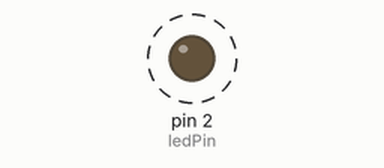
Simulated run of this sketch. Board: Arduino Uno, built with avr-gcc and run on an emulated ATmega328P. On the bench: output pins drawn as LEDs (lit = HIGH). Dashed ring = blinking.

Above: at 0.2 s.
Timing chart, 0 to 3.0 s (numbered marks = the images above):
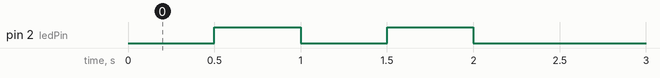

Measured:
- by itself, pin 2 (ledPin): alternates HIGH for 0.50 s and LOW for 0.50 s, 4 changes in all, then stays LOW

The sketch:

sd_reader.ino
```cpp
// Read from SD card
// Adapted from https://www.circuitstate.com/tutorials/interfacing-catalex-micro-sd-card-module-with-arduino/

// -----------------------------------------------------//
//
//  Micro SD Card initialization code.
//  Type "i" or "I" in the serial terminal to
//  initialize the card.
//
//  Author : Vishnu M Aiea
//  Web : www.vishnumaiea.in
//  IST 4:04 PM 28-02-2017, Tuesday
//
//------------------------------------------------------//

#include <SPI.h>
#include <SD.h> //include the SD library

#define ledPin 2
#define csPin 8 // sd pin

byte inByte;
bool sdInitSuccess = false; //card init status

void setup() {
  Serial.begin(9600);
  while (!Serial) {
    ; //wait for the serial port to connect.
  }

  pinMode(ledPin, OUTPUT);

}

void loop() {
  digitalWrite(ledPin, HIGH);
  if (Serial.available() > 0) {
    inByte = Serial.read();
    if (inByte == 'i' || inByte == 'I') {
      if (sdInitSuccess) {
        Serial.println("Already initialized.");
        Serial.println();
      }
      else if (!sdInitSuccess) { //if not already initialized
        Serial.println("Initializing SD Card..");
        if (!SD.begin(8)) { //using pin 8 (CS)
          Serial.println("Initialization failed!");
          Serial.println();
          sdInitSuccess = false;
          return;
        }
        else {
          Serial.println("Intitialization success.");
          Serial.println();
          sdInitSuccess = true;
        }
      }
    }
  }
  else{
    digitalWrite(ledPin, LOW);
    delay(500);
    digitalWrite(ledPin, HIGH);
    delay(500);
    digitalWrite(ledPin, LOW);
    delay(500);
    digitalWrite(ledPin, HIGH);
    delay(500);
    digitalWrite(ledPin, LOW);
    delay(500);
  }
  digitalWrite(ledPin, LOW);
  while (true) {
    delay(10000); //wait for the serial port to connect.
  }
}
```
